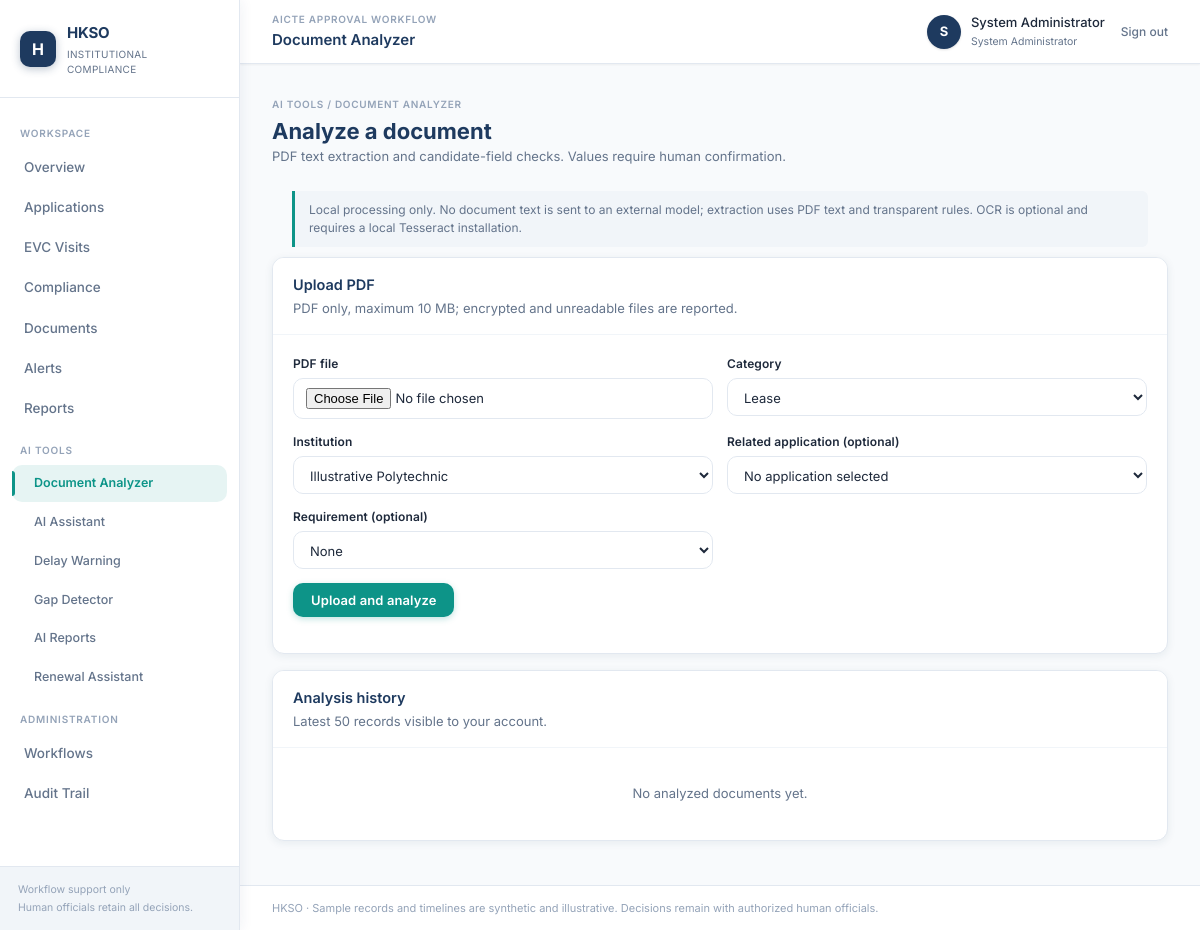
Page /ai/analyzer (signed in) on the committed database.
### tables this page shows
CREATE TABLE users(id INTEGER PRIMARY KEY,username TEXT UNIQUE NOT NULL,password_hash TEXT NOT NULL,role TEXT NOT NULL,institution_id INTEGER REFERENCES institutions(id),active INTEGER NOT NULL DEFAULT 1);

### app.py (the view, shortened to what this page needs)
@app.route('/ai/analyzer',methods=['GET','POST'])
@login_required
def ai_analyzer():
    c=db()
    clauses=[]; args=[]
    if not staff(): clauses.append('d.institution_id=?'); args.append(current_user()['institution_id'])
    rows=c.execute('SELECT an.*,d.name document_name,d.doc_type,d.institution_id,d.application_id FROM ai_analyses an JOIN documents d ON d.id=an.document_id'+(' WHERE '+' AND '.join(clauses) if clauses else '')+' ORDER BY an.id DESC LIMIT 50',args).fetchall()
    selected=None
    institutions=c.execute('SELECT * FROM institutions ORDER BY name').fetchall() if staff() else []
    apps=c.execute('SELECT id,title,institution_id FROM applications'+('' if staff() else ' WHERE institution_id=?')+' ORDER BY id DESC LIMIT 200',() if staff() else (current_user()['institution_id'],)).fetchall()
    requirements=c.execute('SELECT id,name FROM requirements WHERE active=1 ORDER BY name').fetchall()
    return render_template('ai_analyzer.html',rows=rows,selected=selected,institutions=institutions,apps=apps,requirements=requirements,llm_enabled=bool(os.getenv('LLM_API_KEY') and os.getenv('LLM_ALLOW_DOCUMENTS','false').lower()=='true'),max_upload_mb=app.config['MAX_CONTENT_LENGTH']//(1024*1024))

### app.py (called while the page is built)
def db():
    if 'db' not in g:
        g.db=sqlite3.connect(app.config['DATABASE']); g.db.row_factory=sqlite3.Row; g.db.execute('PRAGMA foreign_keys=ON')
    return g.db

def current_user():
    if 'user' not in g:
        row=db().execute('SELECT * FROM users WHERE id=? AND active=1',(session.get('uid'),)).fetchone(); g.user=dict(row) if row else {}
    return g.user

@app.before_request
def load_user(): current_user()

def login_required(fn):
    @wraps(fn)
    def inner(*a,**kw):
        if not current_user():
            session['login_next']=request.full_path if request.query_string else request.path
            return redirect(url_for('select_department'))
        return fn(*a,**kw)
    return inner

def staff(): return current_user().get('role') in STAFF

@app.context_processor
def template_globals(): return {'me':current_user(),'roles':ROLES,'staff':staff,'today':date.today().isoformat()}

### templates/ai_analyzer.html (shortened to what this page needs)
{% extends 'base.html' %}{% block heading %}Document Analyzer{% endblock %}{% block content %}<div class="pageintro"><div><span class="eyebrow">AI TOOLS / DOCUMENT ANALYZER</span><h1>Analyze a document</h1><p>PDF text extraction and candidate-field checks. Values require human confirmation.</p></div></div><div class="notice">{% if llm_enabled %}Optional LLM summaries are enabled. Uploaded text may be sent to the configured provider.{% else %}Local processing only. No document text is sent to an external model; extraction uses PDF text and transparent rules.{% endif %} OCR is optional and requires a local Tesseract installation.</div><section class="panel formpanel"><div class="panelhead"><div><h2>Upload PDF</h2><p>PDF only, maximum {{ max_upload_mb }} MB; encrypted and unreadable files are reported.</p></div></div><form method="post" enctype="multipart/form-data" class="formgrid"><label>PDF file<input type="file" name="file" accept="application/pdf,.pdf" required></label><label>Category<select name="category" required>{% for v in ['Lease','Undertaking','Compliance evidence','Approval-related document','Other'] %}<option>{{ v }}</option>{% endfor %}</select></label>{% if staff() %}<label>Institution<select name="institution_id" id="analyzerInstitution">{% for i in institutions %}<option value="{{ i.id }}">{{ i.name }}</option>{% endfor %}</select></label>{% endif %}<label>Related application (optional)<select name="application_id"><option value="">No application selected</option></select></label><label>Requirement (optional)<select name="requirement_id"><option value="">None</option></select></label><div class="formactions"><button class="primary">Upload and analyze</button></div></form></section><section class="panel"><div class="panelhead"><div><h2>Analysis history</h2><p>Latest 50 records visible to your account.</p></div></div>{% for a in rows %}<div class="listrow"><div><b><a href="{{ url_for('ai_analyzer',analysis=a.id) }}">{{ a.document_name }}</a></b><small>{{ a.doc_type }} · {{ a.status }} · {{ a.engine }} · {{ a.created_at }}</small></div><span class="badge">Analysis {{ a.id }}</span></div>{% else %}<div class="empty">No analyzed documents yet.</div>{% endfor %}</section>{% endblock %}

### templates/base.html (shortened to what this page needs)
<!doctype html>
<html lang="en">
<head>
  <link rel="stylesheet" href="{{ url_for('static',filename='css/app.css') }}">
  <link rel="stylesheet" href="{{ url_for('static',filename='css/polish.css') }}">
  <link rel="stylesheet" href="{{ url_for('static',filename='css/ai.css') }}">
  <link rel="stylesheet" href="{{ url_for('static',filename='css/auth.css') }}">
</head>
<body>
{% if me %}
<aside class="sidebar">
  <a class="brand" href="{{ url_for('dashboard') }}">
    <span class="brandmark">H</span>
    <span>HKSO<small>Institutional compliance</small></span>
  </a>
  <nav>
    <span class="navlabel">Workspace</span>
    <a href="{{ url_for('dashboard') }}" {% if request.endpoint == 'dashboard' %}class="active"{% endif %}>Overview</a>
    <a href="{{ url_for('applications') }}" {% if request.endpoint in ['applications', 'application_detail'] %}class="active"{% endif %}>Applications</a>
    <a href="{{ url_for('evc') }}" {% if request.endpoint == 'evc' %}class="active"{% endif %}>EVC Visits</a>
    <a href="{{ url_for('compliance_page') }}" {% if request.endpoint == 'compliance_page' %}class="active"{% endif %}>Compliance</a>
    <a href="{{ url_for('documents') }}" {% if request.endpoint == 'documents' %}class="active"{% endif %}>Documents</a>
    <a href="{{ url_for('alerts') }}" {% if request.endpoint == 'alerts' %}class="active"{% endif %}>Alerts</a>
    <a href="{{ url_for('reports') }}" {% if request.endpoint == 'reports' %}class="active"{% endif %}>Reports</a>
    <span class="navlabel">AI Tools</span>
    <a href="{{ url_for('ai_analyzer') }}" class="{% if request.endpoint == 'ai_analyzer' %}active {% endif %}subnav">Document Analyzer</a>
    <a href="{{ url_for('ai_assistant') }}" class="{% if request.endpoint == 'ai_assistant' %}active {% endif %}subnav">AI Assistant</a>
    <a href="{{ url_for('ai_delay') }}" class="{% if request.endpoint == 'ai_delay' %}active {% endif %}subnav">Delay Warning</a>
    <a href="{{ url_for('ai_gaps') }}" class="{% if request.endpoint == 'ai_gaps' %}active {% endif %}subnav">Gap Detector</a>
    <a href="{{ url_for('ai_reports') }}" class="{% if request.endpoint == 'ai_reports' %}active {% endif %}subnav">AI Reports</a>
    <a href="{{ url_for('ai_renewals') }}" class="{% if request.endpoint == 'ai_renewals' %}active {% endif %}subnav">Renewal Assistant</a>
    {% if me.role == 'System Administrator' %}
    <span class="navlabel">Administration</span>
    <a href="{{ url_for('workflow_admin') }}" {% if request.endpoint == 'workflow_admin' %}class="active"{% endif %}>Workflows</a>
    {% endif %}
    {% if me.role in ['Auditor','System Administrator'] %}
    <a href="{{ url_for('audit_page') }}" {% if request.endpoint == 'audit_page' %}class="active"{% endif %}>Audit Trail</a>
    {% endif %}
  </nav>
  <div class="sidebarfoot">Workflow support only<br>Human officials retain all decisions.</div>
</aside>
<main class="main">
  <header class="topbar">
    <div>
      <span class="eyebrow">AICTE Approval Workflow</span>
      <strong>{% block heading %}Workspace{% endblock %}</strong>
    </div>
    <div class="account">
      <span class="avatar">{{ me.username[:1]|upper }}</span>
      <span>{{ me.username|replace('_',' ')|title }}<small>{{ me.role }}</small></span>
      <form method="post" action="{{ url_for('logout') }}">
        <button class="linkbtn">Sign out</button>
      </form>
    </div>
  </header>
  <section class="content">
    {% block content %}{% endblock %}
  </section>
  <footer>HKSO · Sample records and timelines are synthetic and illustrative. Decisions remain with authorized human officials.</footer>
</main>
{% else %}
  {% for category,message in get_flashed_messages(with_categories=true) %}
  <div class="flash {{ category }} loginflash">{{ message }}</div>
  {% endfor %}
  {% block anonymous %}{% endblock %}
{% endif %}
</body>
</html>

### static/css/polish.css (style rules this page uses)
b, strong { font-weight: 600; }
.brandmark { border-radius: var(--r-md); }
.sidebar nav a { border-radius: var(--r-md); }
.panel { box-shadow: var(--shadow-card); border-radius: var(--r-lg); }
.primary, .secondary { box-shadow: 0 2px 6px rgba(13,148,136,.25); border-radius: var(--r-md); }

### rows in the picture
users: username "S", username "System Administrator", role "System Administrator"

### other values in the picture
{{ max_upload_mb }} "10"
form field category "Lease"
form field institution_id "Illustrative Polytechnic"
